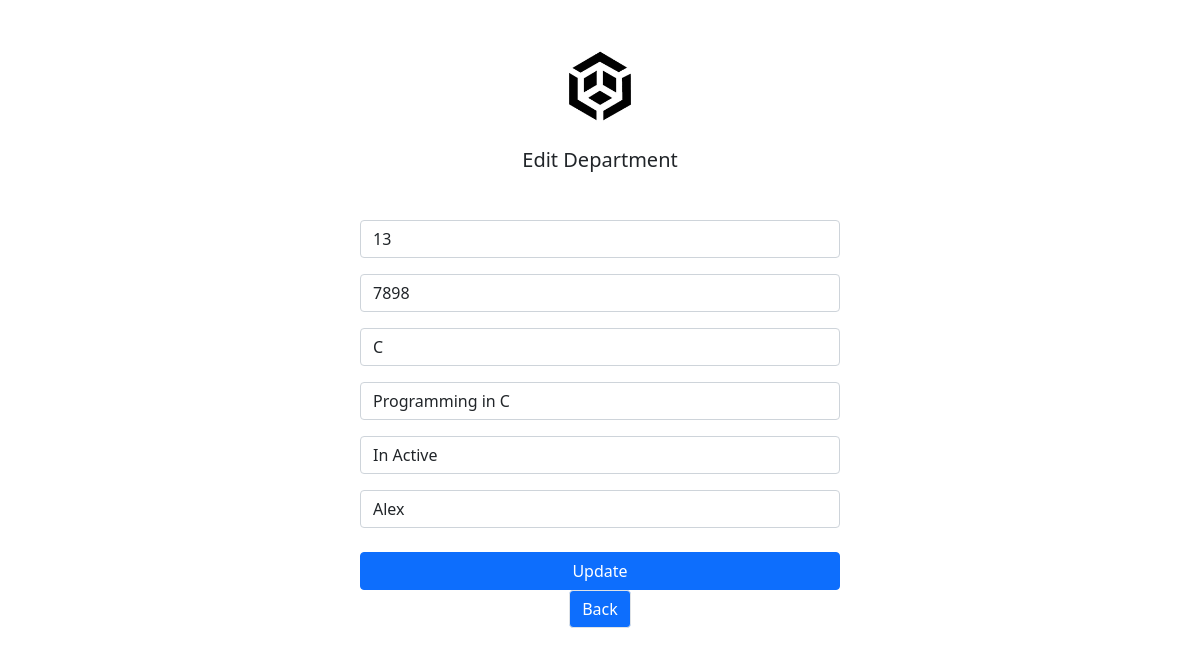
The page /edit_department.php?id=13 on the database its author committed.
### tables this page shows
CREATE TABLE `department` (
  `id` int(11) NOT NULL,
  `dept_id` varchar(50) NOT NULL,
  `dept_name` varchar(50) NOT NULL,
  `description` varchar(50) NOT NULL,
  `status` varchar(50) NOT NULL,
  `created_by` varchar(50) NOT NULL,
  `created_at` timestamp(6) NOT NULL DEFAULT current_timestamp(6),
  `updated_at` timestamp(6) NOT NULL DEFAULT current_timestamp(6) ON UPDATE current_timestamp(6)
);

### edit_department.php (the view, shortened to what this page needs)
<!doctype html>
  <html lang="en">
  <head>
    <link rel="stylesheet" href="https://cdn.jsdelivr.net/npm/bootstrap-icons@1.5.0/font/bootstrap-icons.css">
    <link href="https://cdn.jsdelivr.net/npm/bootstrap@5.1.3/dist/css/bootstrap.min.css" rel="stylesheet">
  </head>
  <body>
    <?php
    include 'connect_db.php';
    $id = $_GET['id'];
    $select="SELECT * FROM department WHERE id='$id' ";
    $data=mysqli_query($conn,$select);
    $row=mysqli_fetch_array($data);
?>
    <div class="text-center">
      <form style="max-width:480px;margin:auto;" action="" method="POST">
        <img class="mt-5 mb-4" src="logo.jpeg" alt="bgd_logo" height="76">
        <h5 class="mb-5">Edit Department</h5>
        <input value="<?php echo $row['id']?>" class="form-control mb-3" type="text" name="id" placeholder="id" required>
        <input value="<?php echo $row['dept_id']?>" class="form-control mb-3" type="text" name="dept_id" placeholder="dept_id" required>
         <input value="<?php echo $row['dept_name']?>" class="form-control mb-3" type="text" name="dept_name" placeholder="project_name" required>
         <input value="<?php echo $row['description']?>" class="form-control mb-3" type="text" name="description" placeholder="description" required>
         <input value="<?php echo $row['status']?>" class="form-control mb-3" type="text" name="status" placeholder="status" required>
         <input value="<?php echo $row['created_by']?>" class="form-control mb-3" type="text" name="created_by" placeholder="created_by" required>
        <div class="d-grid mt-4">
          <input type="submit" class="btn btn-primary btn-block" name="Update_btn" value="Update">
         <a href="add_dept1.php"><button class="btn btn-primary btn-block border">Back</button></a>
        </div>
      </form>
    </div>
  </body>
  </html>

### rows shown on the page
department: id "13", dept_id "7898", dept_name "C", description "Programming in C", status "In Active", created_by "Alex"
